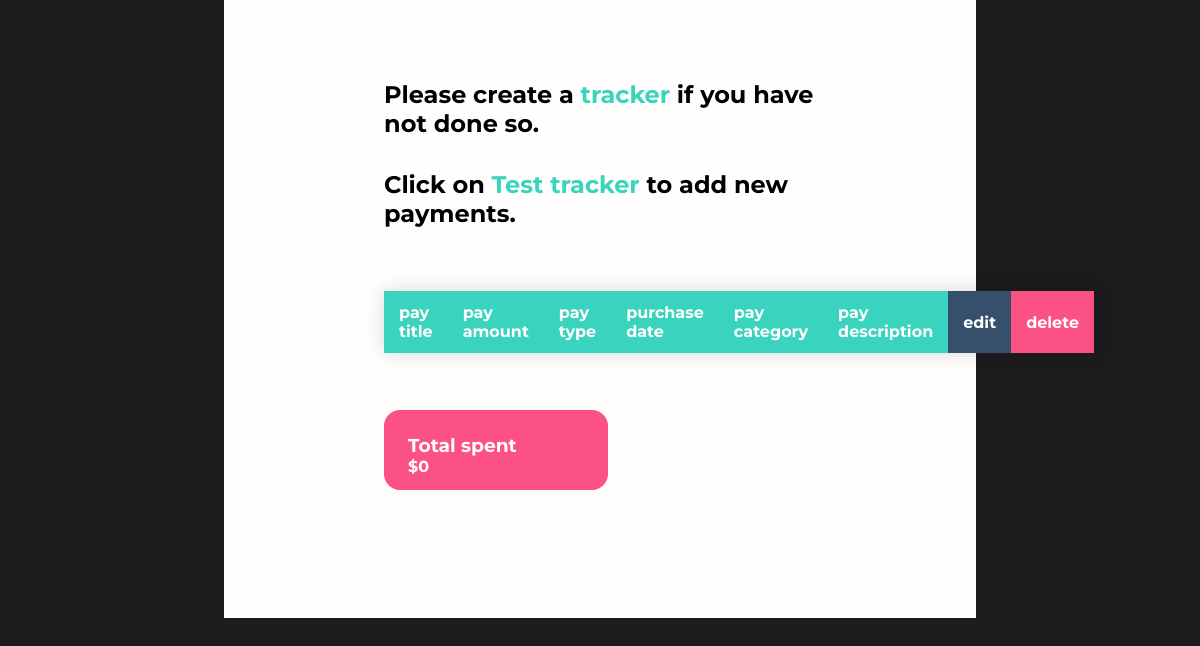
Page /trackerviews/ (signed in) on the earlier database version.
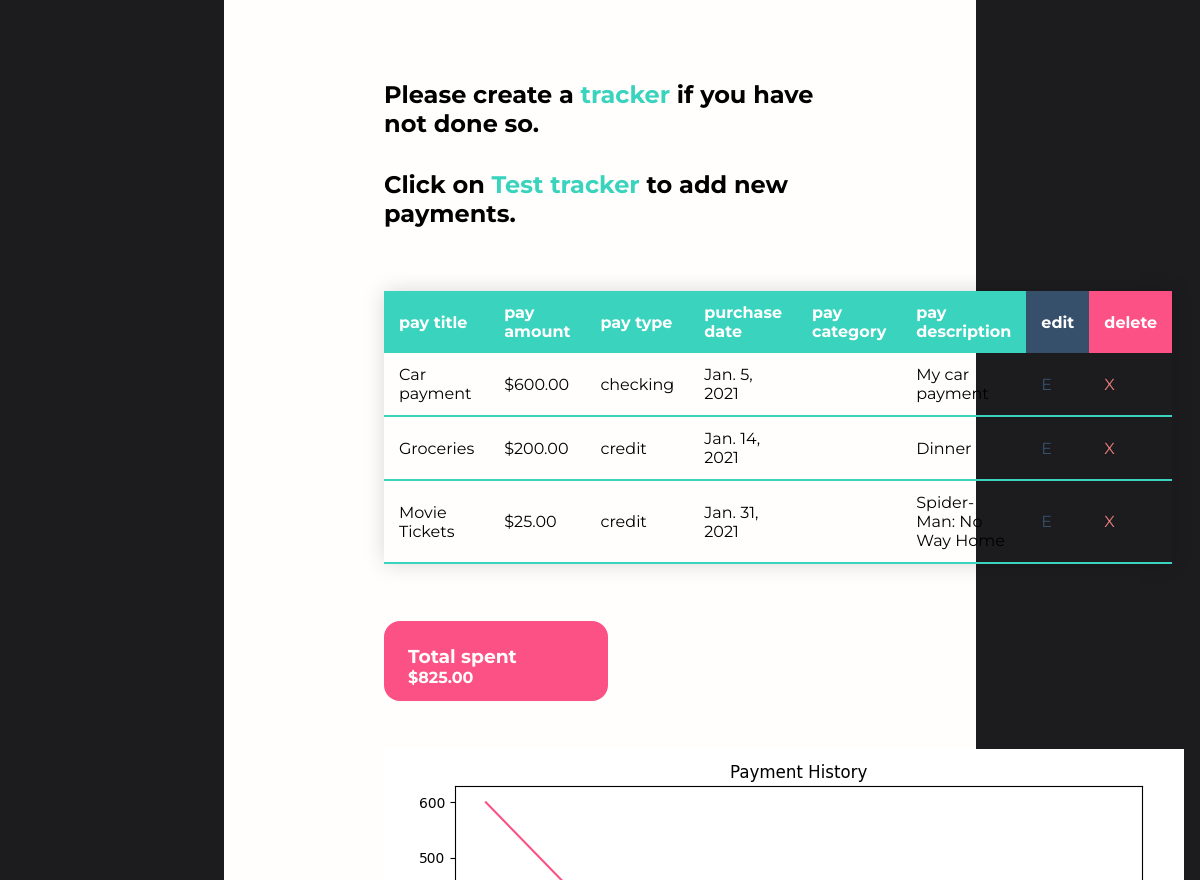
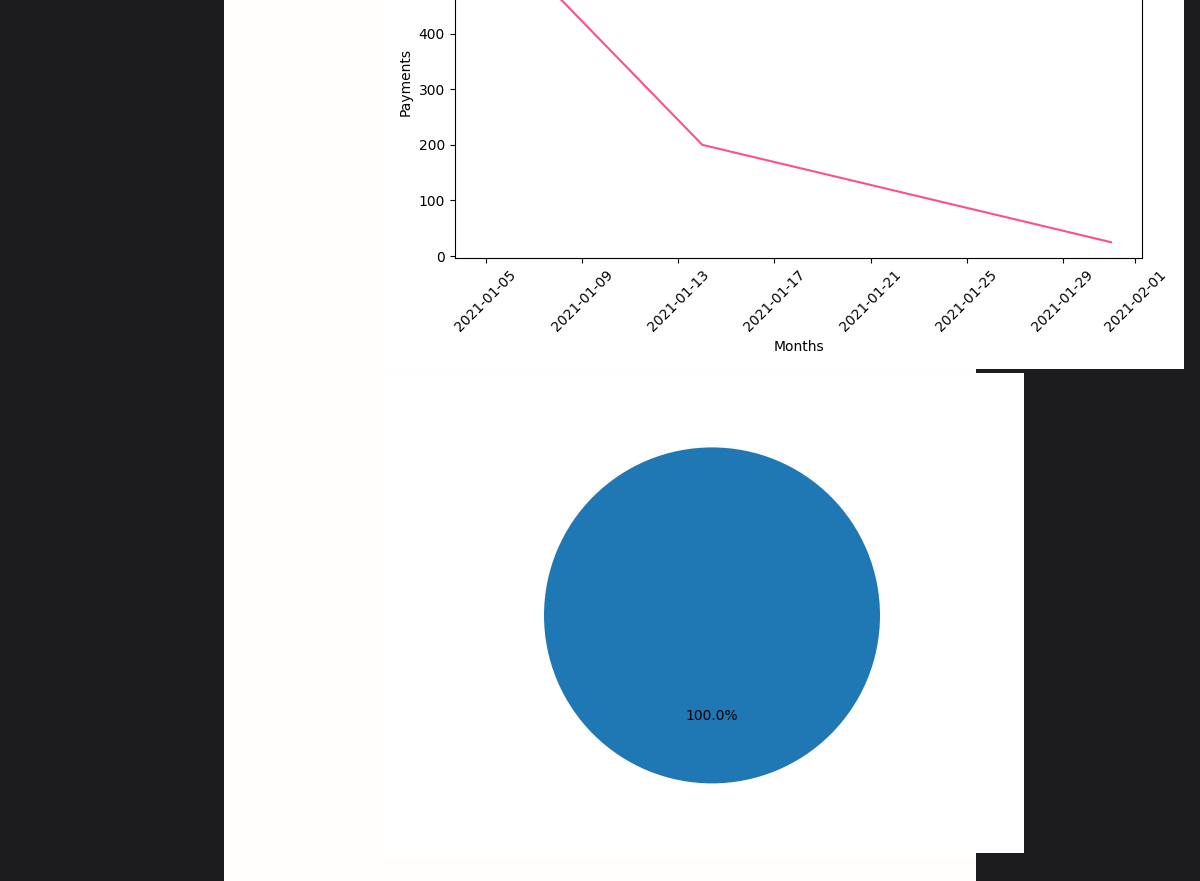
Same page on the later database version (2 pictures, top to bottom).
### tracker/models.py (models this page shows, shortened)
class FinancialTracker(models.Model):
    tracker_user = models.ForeignKey(
        User, on_delete=models.CASCADE, related_name="financialtracker", null=True
    )
    tracker_name = models.CharField(max_length=30)

class TrackerItem(models.Model):
    tracker = models.ForeignKey(FinancialTracker, on_delete=models.CASCADE)
    pay_title = models.CharField(max_length=25)
    pay_amt = models.DecimalField(max_digits=6, decimal_places=2)
    pay_type = models.CharField(max_length=25)
    category = models.CharField(max_length=25)
    pay_description = models.CharField(max_length=100)
    purchase_date = models.DateField(auto_now_add=False, auto_now=False)

### tracker/views.py (the view, shortened to what this page needs)
# urls.py: path("trackerviews/", tracker_view.view_trackers, name="view"),
def view_trackers(request):
    current_user = request.user
    total_spent = get_total_spent_info(request)
    dates = get_db_dates(current_user.id)
    amount_spent = get_expenses(current_user.id)
    chart = ""
    pie_chart = ""
    if len(dates) > 0 and len(amount_spent) > 0:
        dates, amount_spent = zip(*sorted(zip(dates, amount_spent)))
        chart = get_payment_history_plot(dates, amount_spent)
        categories = get_categories_for_current_user(current_user.id)
        filtered_categories = {}
        for i in categories:
            category_count = get_category_count(categories, i)
            filtered_categories.update({i: category_count})
        pie_chart = get_category_spending_plot(
            filtered_categories.keys(), filtered_categories.values()
        )
    if FinancialTracker.objects.filter(id=current_user.id).exists():
        ft = FinancialTracker.objects.get(id=current_user.id)
        context = {
            "id": current_user.id,
            "ft": ft,
            "totalspent": total_spent,
            "chart": chart,
            "piechart": pie_chart,
        }
        return render(request, "tracker/tracker_views.html", context)

### tracker/models.py (called while the page is built)
def calculate_total_spent(id):
    total = 0
    items = TrackerItem.objects.filter(tracker_id=id)
    for i in items:
        total += i.pay_amt
    return total

def get_expenses(id):
    pay_amounts = []
    items = TrackerItem.objects.filter(tracker_id=id)
    for i in items:
        pay_amounts.append(i.pay_amt)
    return pay_amounts

def get_db_dates(id):
    dates = []
    items = TrackerItem.objects.filter(tracker_id=id)
    for i in items:
        dates.append(i.purchase_date)
    return dates

def get_categories_for_current_user(id):
    items = TrackerItem.objects.filter(tracker_id=id)
    categories = []
    for item in items:
        categories.append(item.category)
    return categories

def get_category_count(categories_list, category_query):
    category_count = 0
    for category in categories_list:
        if category == category_query:
            category_count += 1
    return category_count

def get_graph():
    buffer = BytesIO()
    plt.savefig(buffer, format="png")
    buffer.seek(0)
    image_png = buffer.getvalue()
    graph = base64.b64encode(image_png)
    graph = graph.decode("utf-8")
    buffer.close()
    return graph

def get_payment_history_plot(x, y):
    plt.switch_backend("AGG")
    plt.figure(figsize=(8, 5))
    plt.title("Payment History")
    plt.plot(x, y, color="#fc5185")
    plt.xticks(rotation=45)
    plt.xlabel("Months")
    plt.ylabel("Payments")
    plt.tight_layout()
    graph = get_graph()
    return graph

def get_category_spending_plot(categories, category_counts):
    plt.switch_backend("AGG")
    plt.figure(figsize=(8, 5))
    plt.title("Payment History")
    print(categories)
    fig1, ax1 = plt.subplots()
    ax1.pie(category_counts, labels=categories, autopct="%1.1f%%", startangle=90)
    ax1.axis("equal")
    graph = get_graph()
    return graph

### tracker/views.py (called while the page is built)
def get_total_spent_info(request):
    current_user = request.user
    return calculate_total_spent(current_user.id)

### template/tracker/tracker_views.html (shortened to what this page needs)
<!DOCTYPE html>
<html lang="en">
<head>
    {% load static %}
    <link rel="stylesheet" type="text/css" href="{% static 'css/index.css' %}">
</head>
<body>
    {% if user.is_authenticated %}
    <div class="tracker-view-container">
        <h2>Please create a <a href="/createtracker/{{id}}">tracker</a> if you have not done so.</h2>
            {% block content %}
                {% for tracker in user.financialtracker.all %}
                    <h2 class="tracker-name">
                        Click on <a href="/userhome/{{tracker.id}}">{{tracker.tracker_name}}</a> to add new payments.
                    </h2>
                {% endfor %}
                <br><br>
                <div>
                    <table class="table-info">
                        <thead>
                            <tr>
                                <th>pay title</th>
                                <th>pay amount</th>
                                <th>pay type</th>
                                <th>purchase date</th>
                                <th>pay category</th>
                                <th>pay description</th>
                                <th class="edit">edit</th>
                                <th class="delete">delete</th>
                            </tr>
                        </thead>
                        {% for item in ft.trackeritem_set.all%}
                        <tbody>
                            <tr class="row">
                                <td>{{item.pay_title}}</td>
                                <td>${{item.pay_amt}}</td>
                                <td>{{item.pay_type}}</td>
                                <td>{{item.purchase_date}}</td>
                                <td>{{item.category}}</td>
                                <td>{{item.pay_description}}</td>
                                <td><a href="{% url 'edit-tracker-items' item.id%}" class="edit-option" style="color: #364f6b">E</a></td>
                                <td><a href="{% url 'delete-tracker-item' item.id %}" class="delete-option" style="color:lightcoral">X</a></td>
                            </tr>
                        </tbody>
                        {% endfor %}
                    </table>
                </div>
                <div class="total-spent">
                    <h3>Total spent</h3>
                    <h4>${{totalspent}}</h4>
                </div>
                <div class="payment-history-graph">
                    {% if chart %}
                        <img>
                    {% endif %}
                </div>
                <div class="category-chart">
                    {% if piechart %}
                        <img>
                    {% endif %}
                </div>
            {% endblock %}
    </div>
    {% else %}
        <script>
            redirect('/login');
        </script>
    {% endif %}
</body>
</html>

### static/css/index.css (style rules this page uses)
:root { --bg-color-primary:#3ad3be; --text-color-primary:rgb(255, 254, 252); --text-color-secondary: #1c1c1f; }
a { text-decoration: none; }
* { margin: 0; padding: 0; box-sizing: border-box; }
html { height: 100%; }
body { background-color: #1c1c1f; }
.tracker-view-container { font-family: Montserrat,sans-serif ; background: rgb(255, 254, 252); padding: 5rem 10rem 5rem 10rem; margin:0 14rem 0 14rem; display: flex; flex-direction: column; justify-content: flex-start; }
.tracker-view-container a { text-decoration: none; color: var(--bg-color-primary); }
.tracker-name { margin-top: 2rem; }
.table-info { font-family: Montserrat,sans-serif; font-size: 1rem; border-collapse: collapse; margin: 25px 0; min-width: 400px; box-shadow: 0 0 20px rgba(0, 0, 0, 0.15); }
.table-info thead tr { background-color: var(--bg-color-primary); color: #ffffff; text-align: left; }
.table-info th, .table-info td { padding: 12px 15px; }
.delete { background-color: #fc5185; }
.edit { background-color: #364f6b; }
.edit-option, a { color: #364f6b; }
.table-info tbody tr:last-of-type { border-bottom: 2px solid var(--bg-color-primary); }
.total-spent { width: 14rem; margin-top: 2rem; background-color: #fc5185; color: var(--text-color-primary); padding: 1.5rem; border-radius: 1rem; height: 5rem; }
.payment-history-graph { margin-top: 3rem; }

Differences in the rows shown:
added TrackerItem: pay_title "Car payment", pay_amt "600.00", pay_type "checking", purchase_date "Jan. 5, 2021", pay_description "My car payment"
added TrackerItem: pay_title "Groceries", pay_amt "200.00", pay_type "credit", purchase_date "Jan. 14, 2021", pay_description "Dinner"
added TrackerItem: pay_title "Movie Tickets", pay_amt "25.00", pay_type "credit", purchase_date "Jan. 31, 2021", pay_description "Spider-Man: No Way Home"
Other differences:
{{ totalspent }}: "0" → "825.00"
